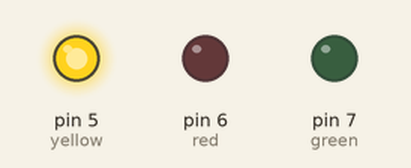
The sketch below on a simulated Arduino Uno, built with avr-gcc and run on an emulated ATmega328P. Parts: output pins drawn as LEDs (lit = HIGH).

Above: at 0.05 s.
At 0.75 s:
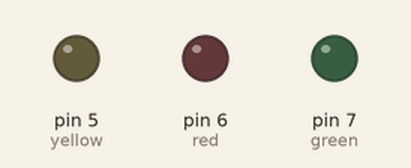
At 1.45 s:
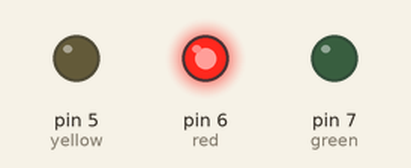
At 2.85 s:
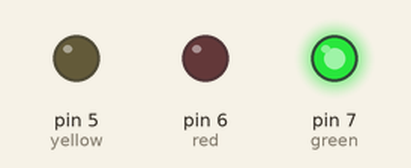
Timing chart, 0 to 3.1 s (numbered marks = the images above):
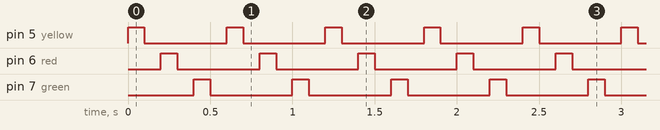

Measured:
- by itself, pin 5 (yellow), pin 6 (red), pin 7 (green): alternates HIGH for 0.10 s and LOW for 0.50 s

The sketch:

sketch_may29a.ino
```cpp
int yellow = 5;
int red = 6 ;
int green = 7 ;


void setup() {
  // put your setup code here, to run once:
 pinMode( yellow ,  OUTPUT);
 pinMode(  red , OUTPUT);
 pinMode( green , OUTPUT);
}

void loop() {
  // put your main code here, to run repeatedly:
digitalWrite( yellow , HIGH);
delay(100);
digitalWrite( yellow , LOW);
delay(100);

digitalWrite( red , HIGH);
delay(100);
digitalWrite( red , LOW);
delay(100);

digitalWrite( green , HIGH);
delay(100);
digitalWrite( green , LOW);
delay(100);

}
```
